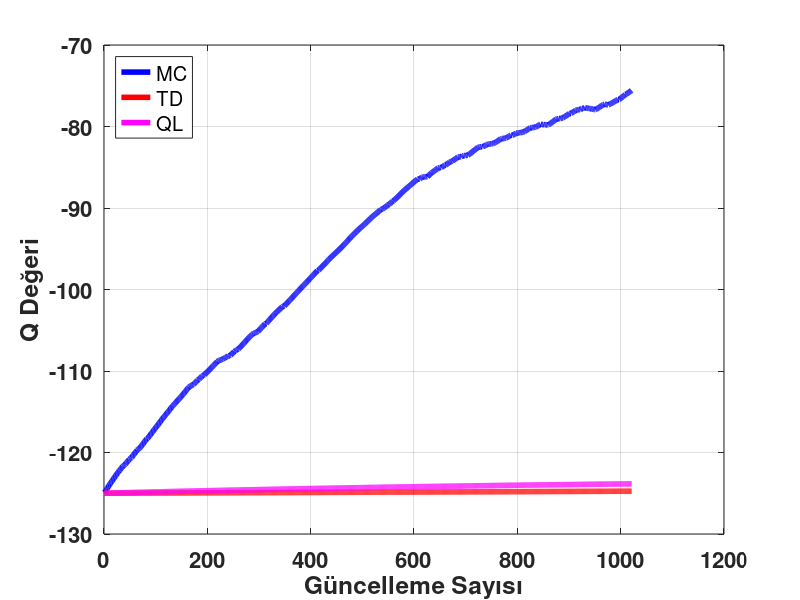

This figure's MATLAB source:
clear all;
close all;
clc;

folder_path = '/Users/omeremeksiz/Desktop/masaustu/RL/application/app_out/comp_app_out/a_01';

load('mc_qvalue_update.mat')
mc_qvalue_update  = qvalueupdate1;

load('td_qvalue_update.mat')
td_qvalue_update  = qvalueupdate2;

load('ql_qvalue_update.mat')
ql_qvalue_update  = qvalueupdate3;

mc_update = mc_qvalue_update(:,1);
mc_qValue = mc_qvalue_update(:,2);

td_update = td_qvalue_update(:, 1);
td_qValue = td_qvalue_update(:, 2);

ql_update = ql_qvalue_update(:, 1);
ql_qValue = ql_qvalue_update(:, 2);

figure;
plot(mc_update, mc_qValue, 'b-', 'LineWidth', 4);
hold on;
plot(td_update, td_qValue, 'r-', 'LineWidth', 4); 
plot(ql_update, ql_qValue, 'm-', 'LineWidth', 4); 
hold off;
xlabel('Güncelleme Sayısı','FontSize', 20, 'FontWeight', 'bold');
ylabel('Q Değeri','FontSize', 20, 'FontWeight', 'bold');
legend('MC', 'TD', 'QL', 'FontSize', 20, 'Location', 'northwest');
set(gca,'FontSize', 16, 'FontWeight', 'bold');
grid on;

% saveas(gcf, fullfile(folder_path, 'comp_qvalue_update_analysis_53_minus_1.jpg'));
